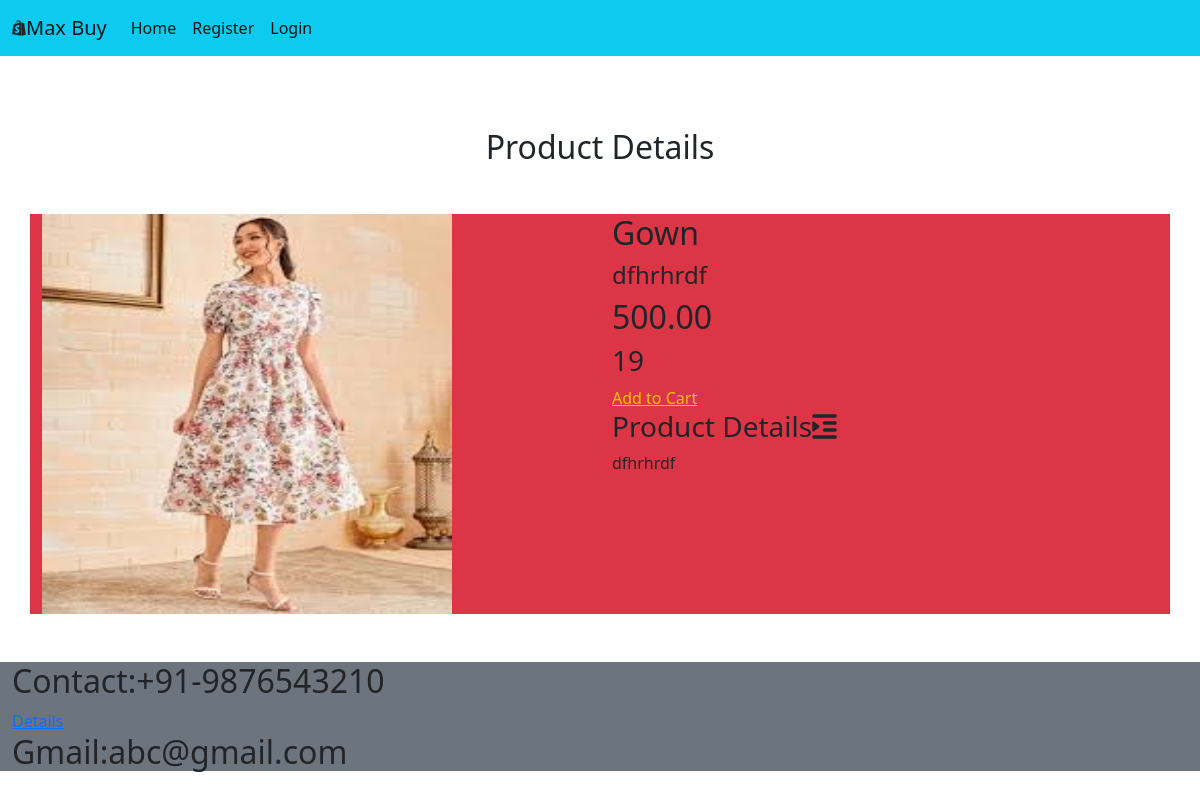
The page /product_details/1 on the database its author committed.
### shop/models.py (models this page shows, shortened)
class Product(models.Model):
    name = models.CharField(max_length=30)
    desc = models.TextField()
    image = models.ImageField(upload_to='media/images', blank=True, null=True)
    price=models.DecimalField(max_digits=10,decimal_places=2)
    stock=models.IntegerField()
    available=models.BooleanField(default=True)
    created=models.DateTimeField(auto_now_add=True)
    updated=models.DateTimeField(auto_now=True)
    category=models.ForeignKey(Category,on_delete=models.CASCADE)

### shop/views.py (the view)
# urls.py: path('product_details/<int:i>',views.product_details,name="product_details"),
def product_details(request,i):
    p = Product.objects.get(id=i)
    return render(request,'product_details.html',{'p': p})

### templates/product_details.html
{% extends 'base.html' %}
{% load static %}
{% block content %}
<div class="container text-center mt-5 mb-5">
    <h2>Product Details</h2>
</div>
<div class="container bg-danger">
    <div class="row">
        <div class="col">
            <img src="{{p.image.url}}" height="400px" width="75%">
        </div>
        <div class="col">
            <h2>{{p.name}}</h2>
            <h4>{{p.desc}}</h4>
            <h2>{{p.price}}</h2>
            <h3>{{p.stock}}</h3>
            {% if user.is_superuser == True %}
                {% if p.stock > 0 %}
                    <h3 class="text-success">Product in Stock</h3>
                    <a style="text-decoration:none" href="{% url 'admin:index' %}" class="btn_1">Add Stock</a>
                {% else %}
                    <h3 class="text-danger">Out of Stock</h3>
                    <a style="text-decoration:none" href="{% url 'admin:index' %}" class="btn_1">Add Stock</a>
                {% endif %}
            {% else %}
                {% if p.stock > 0 %}
                    <a href="{% url 'cart:add_to_cart' p.id %}" class="btn_1 text-warning">Add to Cart</a>
                {% else %}
                    <h3 class="text-secondary">Out of Stock</h3>
                {% endif %}
            {% endif %}
      <h3>Product Details<i style="#" class="fa fa-indent"></i> </h3>
      <p style="#">{{p.desc}}</p>
    </div>
  </div>
</div>
{% endblock %}

### rows shown on the page
Product: image (picture), name "Gown", desc "dfhrhrdf", price "500.00", stock "19"
